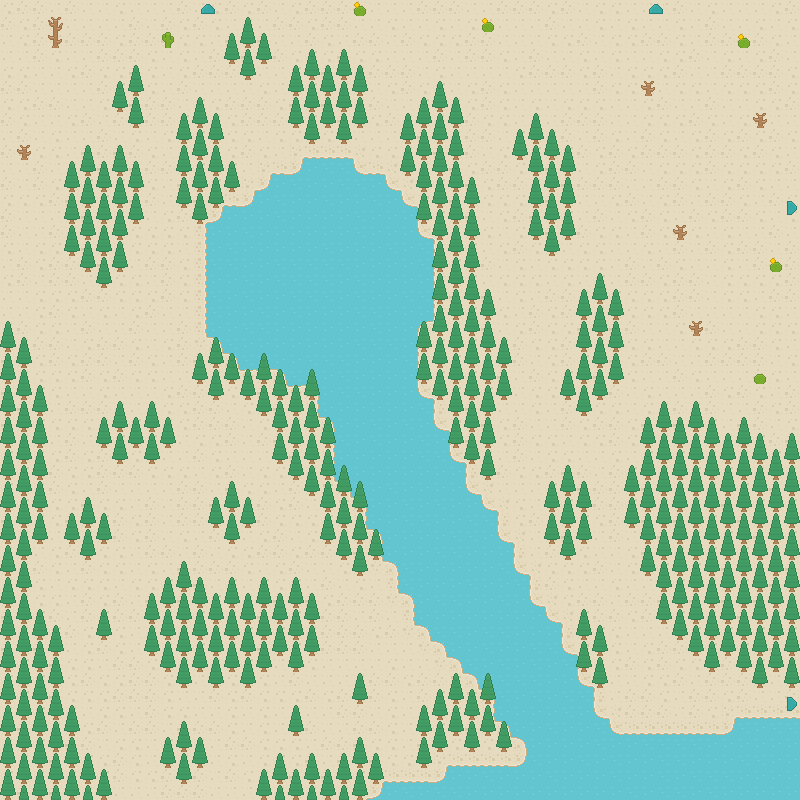

The image is a tile-based game level rendered from a .tmx file. Its description and source (layers, tilesets, objects; grid data summarised) follow:
An orthogonal 50x50 tile map with 16x16 px tiles, 4 tile layers (Ground Terrain, Ground Overlay, Deco0, Above0), 3 hidden layers not drawn.

<map version="1.5" tiledversion="1.7.1" orientation="orthogonal" renderorder="right-down" width="50" height="50" tilewidth="16" tileheight="16" infinite="0" nextlayerid="8" nextobjectid="1">
 <tileset firstgid="1" source="roguelikeSheet.tsx" />
 <layer id="1" name="Ground Terrain" width="50" height="50">
  <data>[2500 cells, 2500 non-empty, 3 distinct tile ids]</data>
 </layer>
 <layer id="2" name="Ground Overlay" width="50" height="50">
  <data>[2500 cells, 2102 non-empty, 15 distinct tile ids]</data>
 </layer>
 <layer id="3" name="Deco0" width="50" height="50">
  <data>[2500 cells, 622 non-empty, 11 distinct tile ids]</data>
 </layer>
 <layer id="4" name="Above0" width="50" height="50">
  <data>[2500 cells, 113 non-empty, 2 distinct tile ids]</data>
 </layer>
 <layer id="5" name="Collision" width="50" height="50" visible="0">
  <data>[2500 cells, 1025 non-empty, 2 distinct tile ids]</data>
 </layer>
 <layer id="6" name="The Sandy Beach:32:-1:right:" width="50" height="50" visible="0">
  <data>[2500 cells, 4 non-empty, 2 distinct tile ids]</data>
 </layer>
 <layer id="7" name="Deserted Town:-1:3168:up:" width="50" height="50" visible="0">
  <data>[2500 cells, 4 non-empty, 2 distinct tile ids]</data>
 </layer>
</map>
